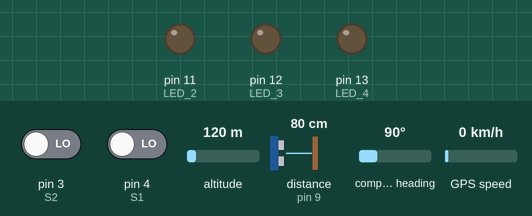
The sketch below on a simulated Arduino Mega 2560, built with avr-gcc and run on an emulated ATmega2560. Parts: output pins drawn as LEDs (lit = HIGH). The inputs (shaded band) are chosen by the test bench; at power-on: pin 3 (S2) LOW, pin 4 (S1) LOW, altitude 120 m, distance to the obstacle (sensor on pin 9) 80 cm, compass heading 90°, GPS speed 0 km/h. The echo pulse lasts 58.3 µs per cm; storage starts empty; the GPS gets a fix after 3 s at 37.7749, -122.4194 with 8 satellites; no radio packets arrive unless stated; what the sketch prints to the serial monitor is not drawn.

Above: at 0.1 s.
At 3.16 s:
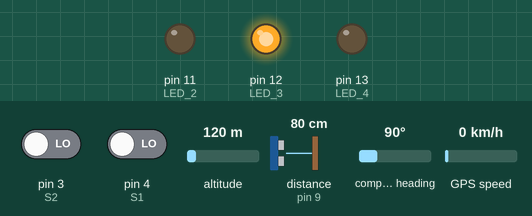
Timing chart, 0 to 4.8 s (numbered marks = the images above):
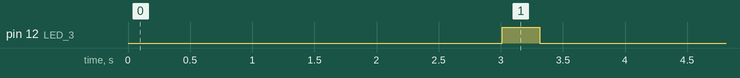

Measured:
- by itself, pin 12 (LED_3): LOW → HIGH at 3.0 s, → LOW 0.30 s later

The sketch:

sensor_node.ino
```cpp
#define DEBUG

#include <SPI.h>             // SPI
#include <NewPing.h>         // Sensor ultrassonico
#include <TinyGPS++.h>       // Modulo GPS
#include <SdFat.h>           // Modulo Cartão SD
#include <nRF24L01.h>        // Modulo Com RF  - RF24
#include <RF24.h>            // Modulo Com RF  - RF24

// definindo as constantes do programa
// ID DO DISPOSITIVO
const int ID_dispositivo = 1;  // ID do pacote enviado

// LEDs de status
// LED_1 - Informa se dispositivo está alimentado
// LED_2 - Indica falha no módulo SD (Ligado - Erro Inicializacao / 300ms ON e 2000ms OFF - erro no log de dados)
// LED_3 - Indica falha no módulo GPS
// LED_4 - Indica falha no módulo RF24
const int LED_2 = 11;
const int LED_3 = 12;
const int LED_4 = 13;

// SENSORES ICOS
// Identificacao Sensor Superior - Azul e Branco
// Identificacao Sensor Inferior - Verde e Marron
const int S1 = 4; // pinos sensores ICOS - sensor inferior
const int S2 = 3; // sensor superior

// SENSOR ULTRASSONICO
const int ECHO = 9; // pinos sensor ultrassonico
const int TRIG = 10;
const float REF = 35.0; // referencia de altura de instalacao do sensor ultrassonico

// MODULO GPS
static const uint32_t GPSB = 9600; // definindo a velocidade de comunicação do módulo GPS

// MODULO RF24
const int CEpin = 7;
const int CSpin = 53;

// MODULO SD CARD
const int pinSD = 6;

// nome dos arquivos
#define LOG_FILE_PREFIX "log"
#define MAX_LOG_FILES 100
#define LOG_FILE_SUFIX "csv"
char logNomeArquivo[10];

// colunas do arquivo
#define LOG_COLUMN_COUNT 11
char* logColunas[LOG_COLUMN_COUNT] = {
  "ID", "ICOS Inferior", "ICOS Superior", "Nivel Ultrassonico", "Latitude", "Longitude", "Elevacao", "Data", "Hora", "Minuto", "Segundo"
};

// controle de rate de log
const unsigned long LOG_RATE = 3000;
unsigned long ultimoLog = 0;

// inicialização dos objetos
SdFat sdCard;
TinyGPSPlus gps;
NewPing us(TRIG, ECHO);
RF24 radio(CEpin, CSpin);
const uint64_t pipe = 0xF0F0F0F0E1LL;

// DEFININDO STRUCT DE DADOS
// struct com dados dos sensores
typedef struct{
  int ID;                    // ID do dispositivo - inteiro tamanho variavel (3 maximo)
  int ICOS_INF;              // sensor ICOS inferior - inteiro tamanho 1
  int ICOS_SUP;              // sensor ICOS superior - inteiro tamanho 1
  float NIVEL;               // nivel do ultrassonico - float com 2 casas decimais (cm)
  bool LAT_NEG;              // booleano para latitude negativa (se 1 é negativo)
  int LAT_DEG;               // graus da latitude - inteiro tamanho 2
  uint16_t LAT_BILLIONTHS;   // decimal da latitude - inteiro tamanho 32
  bool LNG_NEG;              // booleano para longitude negativa (se 1 é negativo)
  int LNG_DEG;               // graus da longitude - inteiro tamanho 2
  uint16_t LNG_BILLIONTHS;   // decimal da latitude - inteiro tamanho 32
  double ELEVACAO;           // elevacao - double
  uint16_t ANO;              // ano - inteiro tamanho 4
  uint8_t MES;               // mês - iinteiro tamanho 2
  uint8_t DIA;               // dia - inteiro tamanho 2
  uint8_t HORA;              // hora - inteiro tamanho 2
  uint8_t MINUTO;            // minuto - inteiro tamanho 2
  uint8_t SEGUNDO;           // segundo - inteiro tamanho 2
}
S_t;

// declarando as structs que armazenarão os dados
S_t dadosSensores;

void setup()
{
  #ifdef DEBUG
    Serial.begin(57600); // comunicacao Serial com o computador

    Serial.println(F("\r\n----------- PICJr - MOPPE -----------"));
    Serial.println(F("------- Programa inicializado -------\r\n"));
    Serial.println(F("Iniciando Setup..."));
  #endif

  // Define PIN Mode LEDs
  pinMode(LED_2, OUTPUT);
  pinMode(LED_3, OUTPUT);
  pinMode(LED_4, OUTPUT);

  digitalWrite(LED_2, LOW);
  digitalWrite(LED_3, LOW);
  digitalWrite(LED_4, LOW);

  // modulo GPS
  Serial3.begin(GPSB);

  // define os sensores ICOS como input
  pinMode(S1, INPUT);
  pinMode(S2, INPUT);

  // Inicializa o modulo SD
  if(!sdCard.begin(pinSD, SD_SCK_MHZ(50))){
    digitalWrite(LED_2, HIGH);

    #ifdef DEBUG
      sdCard.initErrorHalt();
    #endif
  }

  // cria novo arquivo a cada inicializacao
  updateFileName(); // cria um novo arquivo a cada inicializacao
  printHeader(); // imprime o cabecalho do arquivo

  #ifdef DEBUG
    Serial.println(F("Setup Finalizado!"));
  #endif

  // RF24
  radio.begin();
  radio.openWritingPipe(pipe);
} // fecha void setup()

void loop()
{
  // obtencao dos dados dos sensores
  dadosSensores.ID       = ID_dispositivo;
  dadosSensores.ICOS_INF = digitalRead(S1); // leitura do sensor ICOS inferior
  dadosSensores.ICOS_SUP = digitalRead(S2); // leitura do sensor ICOS superior
  dadosSensores.NIVEL    = dados_su();      // obtencao do nivel dado pelo sensor ultrassonico

  dados_gps(); // alimenta o objeto gps

  // alimenta struct
  dadosSensores.LAT_NEG = gps.location.rawLat().negative;
  dadosSensores.LAT_DEG = gps.location.rawLat().deg;
  dadosSensores.LAT_BILLIONTHS = gps.location.rawLat().billionths;
  dadosSensores.LNG_NEG = gps.location.rawLng().negative;
  dadosSensores.LNG_DEG = gps.location.rawLng().deg;
  dadosSensores.LNG_BILLIONTHS = gps.location.rawLng().billionths;
  dadosSensores.ELEVACAO = gps.altitude.meters();
  dadosSensores.ANO = gps.date.year();
  dadosSensores.MES = gps.date.month();
  dadosSensores.DIA = gps.date.day();
  dadosSensores.HORA = gps.time.hour();
  dadosSensores.MINUTO = gps.time.minute();
  dadosSensores.SEGUNDO = gps.time.second();

  // DEBUG
  #ifdef DEBUG
    Serial.println(dadosSensores.ID);
    Serial.println(dadosSensores.ICOS_INF);
    Serial.println(dadosSensores.ICOS_SUP);
    Serial.println(dadosSensores.NIVEL);
    Serial.println(dadosSensores.LAT_NEG);
    Serial.println(dadosSensores.LAT_DEG);
    Serial.println(dadosSensores.LAT_BILLIONTHS);
    Serial.println(dadosSensores.LNG_NEG);
    Serial.println(dadosSensores.LNG_DEG);
    Serial.println(dadosSensores.LNG_BILLIONTHS);
    Serial.println(dadosSensores.ELEVACAO);
    Serial.println(dadosSensores.ANO);
    Serial.println(dadosSensores.MES);
    Serial.println(dadosSensores.DIA);
    Serial.println(dadosSensores.HORA);
    Serial.println(dadosSensores.MINUTO);
    Serial.println(dadosSensores.SEGUNDO);
    Serial.println();
  #endif

  if((ultimoLog + LOG_RATE) <= millis()) // Se  LOG_RATE em  milissegundos desde o último registro
  {
    if(gps.location.isValid())
    {
      if(logData(dadosSensores)) // Registrar dados no cartao SD
      {
        #ifdef DEBUG
          Serial.println("DADOS LOGADOS"); //mostratr essa mensagem
        #endif
        ultimoLog = millis(); // atualizar a variavel
      }
      else // se nao atualizou
      {
        digitalWrite(LED_2, HIGH);
        delay(300);
        digitalWrite(LED_2, LOW);
        delay(1000);

        #ifdef DEBUG
          Serial.println("Falha no log de dados."); // sera mostrado uma mensagem de erro no GPS
        #endif
      }

      // ENVIAR DADOS AO SINK NODE
      bool ok = radio.write(&dadosSensores, sizeof(dadosSensores));
      if(ok) {
        #ifdef DEBUG
          Serial.println(F("DADOS ENVIADOS"));
        #endif
      } else {
        digitalWrite(LED_4, HIGH);
        delay(300);
        digitalWrite(LED_4, LOW);
        delay(1000);

        #ifdef DEBUG
          Serial.println(F("FALHA NO ENVIO DOS DADOS"));
        #endif
      }
    }
    else // dados do GPS nao validos
    {
      digitalWrite(LED_3, HIGH);
      delay(300);
      digitalWrite(LED_3, LOW);
      delay(1000);

      #ifdef DEBUG
        Serial.println("Dados de GPS invalidos. Buscando...");
      #endif
    }
  }
} // fecha void loop()

// obtendo dados do sensor ultrassonico
float dados_su(){
  float dist = us.ping_cm();
  float nivel = REF - dist;
  return nivel;
}

// alimentando o objeto gps com dados do módulo GPS
void dados_gps(){
  while(Serial3.available())
    gps.encode(Serial3.read());
}

void updateFileName(){

  for(int i=0; i < MAX_LOG_FILES; i++){
    memset(logNomeArquivo, 0, strlen(logNomeArquivo));
    sprintf(logNomeArquivo,"%s%d.%s", LOG_FILE_PREFIX, i, LOG_FILE_SUFIX);

    if (!sdCard.exists(logNomeArquivo))
      break;
    else{
      #ifdef DEBUG
        Serial.print(logNomeArquivo);
        Serial.println(" existe!");
      #endif
    }
  }

  #ifdef DEBUG
    Serial.print("Nome do Arquivo: ");
    Serial.println(logNomeArquivo);
  #endif
}

void printHeader(){

  SdFile logFile;
  bool sd_open = logFile.open(logNomeArquivo, O_RDWR | O_CREAT | O_AT_END);

  if(sd_open){
    for(int i=0; i < LOG_COLUMN_COUNT; i++){
      logFile.print(logColunas[i]);
      if(i < (LOG_COLUMN_COUNT -1))
         logFile.print(',');
      else
         logFile.println();
    }
    logFile.close();
  }
  else{
    digitalWrite(LED_2, HIGH);
    delay(300);
    digitalWrite(LED_2, LOW);
    delay(2000);

    #ifdef DEBUG
      Serial.println("\r\nErro na abertura do arquivo (HEADER)!");
    #endif
  }
}

byte logData(S_t dadosSensores)
{
  SdFile logFile;
  bool sd_open = logFile.open(logNomeArquivo, O_RDWR | O_CREAT | O_AT_END);

  // grava os dados no arquivo do cartao SD
  if(sd_open){
    logFile.print(dadosSensores.ID);
    logFile.print(',');
    logFile.print(dadosSensores.ICOS_INF);
    logFile.print(',');
    logFile.print(dadosSensores.ICOS_SUP);
    logFile.print(',');
    logFile.print(dadosSensores.NIVEL);
    logFile.print(',');
    logFile.print(dadosSensores.LAT_NEG ? "-" : "+");
    logFile.print(dadosSensores.LAT_DEG);
    logFile.print(".");
    logFile.print(dadosSensores.LAT_BILLIONTHS);
    logFile.print(',');
    logFile.print(dadosSensores.LNG_NEG ? "-" : "+");
    logFile.print(dadosSensores.LNG_DEG);
    logFile.print(".");
    logFile.print(dadosSensores.LNG_BILLIONTHS);
    logFile.print(',');
    logFile.print(dadosSensores.ELEVACAO);
    logFile.print(',');

    if(dadosSensores.DIA < 10)
      logFile.print("0");

    logFile.print(dadosSensores.DIA);
    logFile.print("/");

    if(dadosSensores.MES < 10)
      logFile.print("0");

    logFile.print(dadosSensores.MES);
    logFile.print("/");
    logFile.print(dadosSensores.ANO);
    logFile.print(',');

    if(dadosSensores.HORA < 10)
      logFile.print("0");

    logFile.print(dadosSensores.HORA);
    logFile.print(',');

    if(dadosSensores.MINUTO < 10)
      logFile.print("0");

    logFile.print(dadosSensores.MINUTO);
    logFile.print(',');

    if(dadosSensores.SEGUNDO < 10)
      logFile.print("0");

    logFile.print(dadosSensores.SEGUNDO);
    logFile.println();
    logFile.close();
    return 1;
  }
  else{
    digitalWrite(LED_2, HIGH);
    delay(300);
    digitalWrite(LED_2, LOW);
    delay(3000);

    #ifdef DEBUG
      Serial.println("\r\nErro na abertura do arquivo! (DADOS)");
    #endif

    return 0;
  }
}
```
